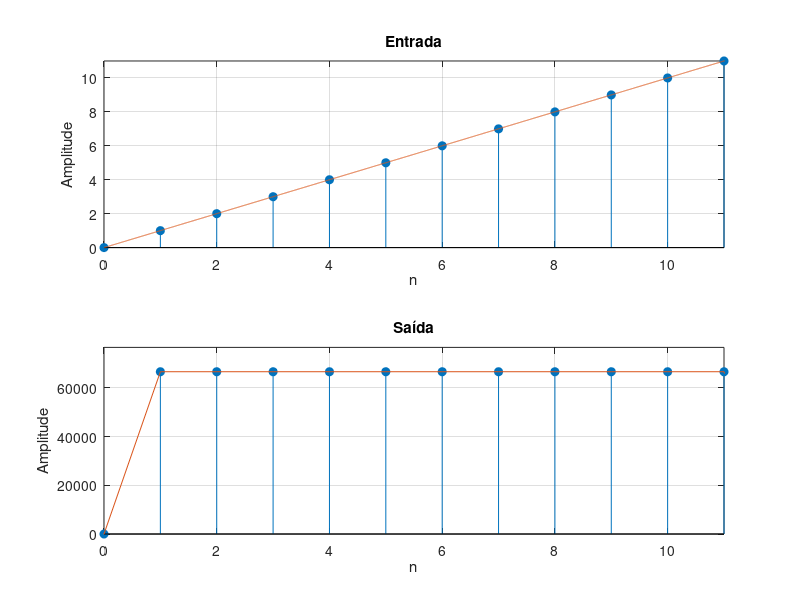

MATLAB code for this plot:
%Example 3.8 - Digital Differentiator
%Based on Lathi_EDO

fs = 66.667*1e3; %frequÊncia de amostragem
t_final = 1e-3/6;
t = linspace(0,t_final,8000); %índices contínuos
x = t; %x(t)
desloc = 1; %deslocamento 

n_disc = -10:1:round(t_final*fs); %índices discretos
x_n = 0:1:round(t_final*fs); %x[n] p/ n>=0
impulso = (n_disc==0); %impulso unitário discreto no tempo
x_disc = conv(x_n,impulso); %x[n]
n_conv = (x_n(1)+n_disc(1):1:(x_n(length(x_n))+n_disc(length(n_disc))));
%índices da convolução

y_diff = zeros(1,length(x_disc));
idx_max = find(x_disc==max(x_disc))
for i=0:1:n_conv(idx_max)
    idx = find(n_conv==i);
    y_diff(1,idx) = fs*(x_disc(1,idx)-x_disc(1,idx-desloc));
end

subplot(2,1,1);
stem(n_conv,x_disc,'filled');
hold on
plot(t.*fs,x.*fs);
hold off
axis([0 n_conv(idx_max) 0 x_disc(idx_max)]);
xlabel('n');
ylabel('Amplitude')
title('Entrada')
grid on

subplot(2,1,2);
stem(n_conv,y_diff,'filled');
hold on
plot(n_conv,y_diff);
hold off
axis([0 n_conv(idx_max) 0 fs+1e4]);
xlabel('n');
ylabel('Amplitude')
title('Saída')
grid on